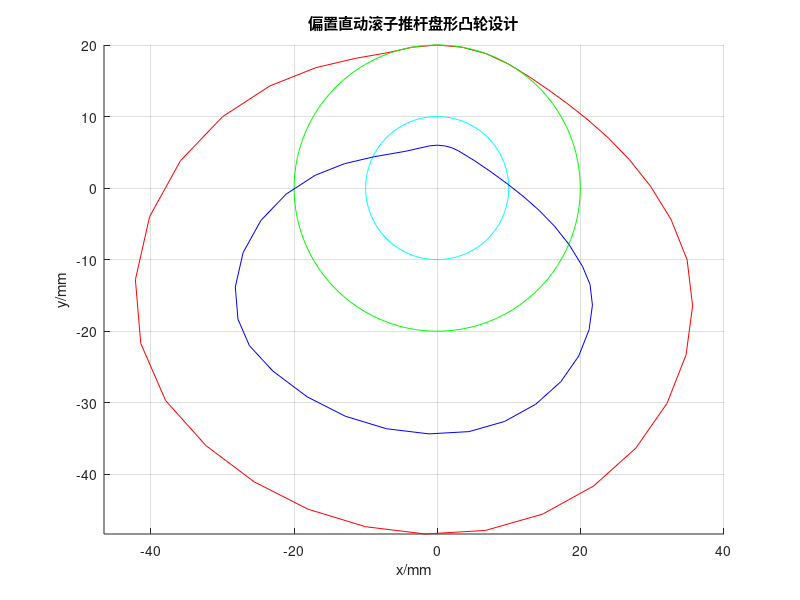
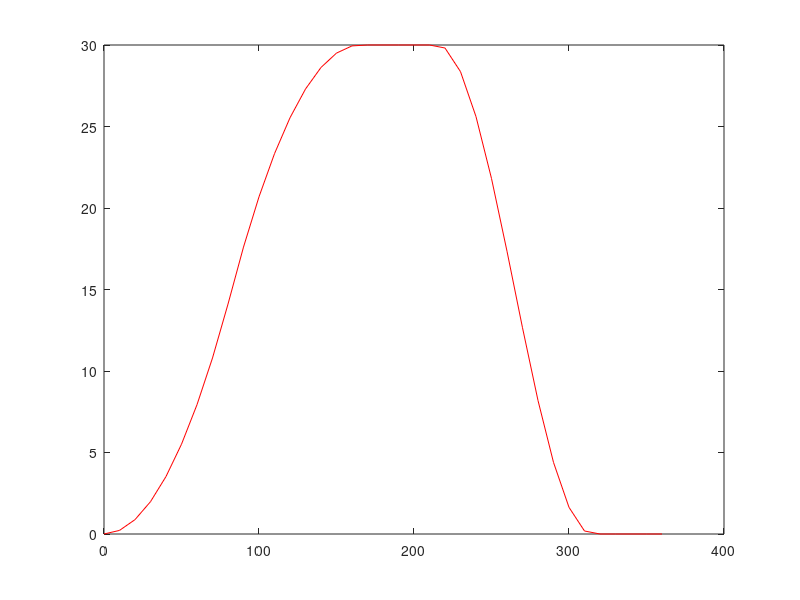

These charts were generated, in order, by the following MATLAB code:
%偏置直动滚子推杆盘形凸轮轮廓曲线设计
%初始基圆半径20mm,滚子半径14mm,推程角165，远休角50，回程运动角100，近休角45.
%推杆推程等加速等减速运动，行程30mm,回程以余弦加速运动返回原处
%逆时针回转，凸轮回转中心偏于推杆左侧
%推程压力角30度，回程压力角75度（设计时，要调整基圆半径，在推程，回程时满足许应的压力角）。
%偏距e与基圆半径的比例为1:2

%start
clc; clear;

rd = 180/pi; %rad -> deg弧度与角度转换系数
dr = pi/180;

%已知参数
r0 = 20; %基圆半径，初始值
rr = 14; %滚子半径
h = 30; %行程
e = 1/2*r0; %偏距
deltar0 = 1; %基圆半径增加值
alpha1allow = 30*dr;
alpha2allow = 75*dr;
rhominallow = 0.3*rr;

delta1 = 165*dr; %转换成弧度
delta2 = 50*dr;
delta3 = 100*dr;
delta4 = 45*dr;

%delta12 表示两部分累加的角度,其他类似
delta12 = delta1 + delta2;
delta13 = delta1 + delta2 + delta3;
delta14 = delta1 + delta2 + delta3 + delta4;

%假定凸轮按照间隔角度转动
deltaDeg = 10; %间隔10度
omega1 = 1; %凸轮转速
deg = [0:deltaDeg:360]; %凸轮转动度数
N = length(deg); %转动1周，计算的点数

% %程序中变量的说明
% rhomin = 1000;deltarhomin = 0; %理论轮廓最小曲率半径及对用的凸轮转角
% alpha1max = 0; deltaalpha1max = 0; % 推程最最大压力角及对用的凸轮转角弧度
% alpha2max = 0; deltaa2pha1max = 0; % 回程最最大压力角及对用的凸轮转角弧度
% %x y xr xr 分别为理论和实际轮廓数据点

%从动件运动规律
while 1
    e = 1/2*r0;
    s0 = sqrt(r0*r0 - e*e);

    rhomin = 1000;deltarhomin = 0;
    alpha1max = 0; deltaalpha1max = 0;
    alpha2max = 0; deltaa2pha1max = 0;

    for n = 1:N
        %推程阶段
        rdeg = deg(n)*dr; %转动角度转化为弧度

        
        if rdeg <= delta1/2
            s(n) = 2*h*(rdeg/delta1)*(rdeg/delta1);
            %在这里，v不表示推杆的速度，而是表示类速度ds/ddelta，要注意。
            v(n) = 4*h*rdeg/delta1/delta1; %旧版本这里有问题
            ds = v(n);
            %计算推程压力角
            alpha1 = atan((abs(ds) - e)/(s(n) + s0));
            %选出推程最大的压力角
            if alpha1 > alpha1max
                alpha1max = alpha1;
                deltaalpha1max = rdeg;
            end  

        elseif (rdeg > delta1/2) && (rdeg <= delta1)
            s(n) = h-2*h/delta1/delta1*(delta1-rdeg)*(delta1-rdeg);
            %在这里，v不表示推杆的速度，而是表示类速度ds/ddelta，要注意。
            v(n) = 4*h*(delta1-rdeg)/delta1/delta1; %旧版本这里有问题
            ds = v(n);
            %计算推程压力角
            alpha1 = atan((abs(ds) - e)/(s(n) + s0));
            %选出推程最大的压力角
            if alpha1 > alpha1max
                alpha1max = alpha1;
                deltaalpha1max = rdeg;
            end  
                  
        %远休角
        elseif rdeg > delta1 && rdeg <= delta12
            s(n) = h; v(n) = 0;
            ds = v(n);
        %回程
        elseif rdeg > delta12 && rdeg <= delta13
            degback = rdeg - delta12;
            s(n) = 0.5*h*(1 + cos(pi*degback/delta3));
            v(n) = -0.5*pi*h*sin(pi*degback/delta3)/(delta3); %旧版本这里有问题
            ds = v(n);
            %计算回程压力角
            alpha2 = atan((abs(ds) + e)/(s(n) + s0));
            if alpha2 > alpha2max
                alpha2max = alpha2;
                deltaalpha2max = rdeg;
            end
        %近休角
        elseif rdeg > delta13 && rdeg <= delta14
            s(n) = 0; v(n) = 0;
            ds = v(n);
        end
    
        rho = 0; %公式
        if rho < rhomin
            rhomin = rho;
            deltarhomin = rdeg;
        end
        %------计算凸轮轮廓曲线------------------------------------------
        %计算理论轮廓曲线
        x(n) = (s0 + s(n))*sin(rdeg) + e*cos(rdeg);
        y(n) = (s0 + s(n))*cos(rdeg) - e*sin(rdeg);
        %对delta的导数
        dx(n) = (ds - e)*sin(rdeg) + (s0 + s(n))*cos(rdeg);
        dy(n) = (ds - e)*cos(rdeg) - (s0 + s(n))*sin(rdeg);
        %计算实际轮廓曲线
        stheta = dx(n)/(sqrt(dx(n)*dx(n) + dy(n)*dy(n)));
        ctheta = -dy(n)/(sqrt(dx(n)*dx(n) + dy(n)*dy(n)));
        %内包络轮廓,用“-”号 %旧版本这里有问题（注释有误）
        xr(n) = x(n) - rr*ctheta;
        yr(n) = y(n) - rr*stheta;

    end %for

    %如果不满足设计参数，可以调整基圆半径的大小
    if alpha1max > alpha1allow || alpha2max > alpha2allow
        r0 = r0 + deltar0;
        continue;
    else
        break;
    end
end %while

%打印相关参数参数，并画出凸轮轮廓图
fprintf('基圆半径\n');
fprintf('%6.4f\n', r0);
fprintf('推程最大压力角，相应凸轮转角\n');
fprintf('%6.4f %6.4f\n',alpha1max*rd,deltaalpha1max*rd);
fprintf('回程最大压力角，相应凸轮转角\n');
fprintf('%6.4f %6.4f\n',alpha2max*rd,deltaalpha2max*rd);

%--------输出理论轮廓数据------------------------------------------------
fprintf('Results: nominal profile points \n');
fprintf('n	    x	     y \n');
for i = 1:N
    fprintf('%d\t %6.4f\t %6.4f \n', i,x(i),y(i));
end

%--------输出实际轮廓数据------------------------------------------------
fprintf('Results: actual profile points \n');
fprintf('n	    x	     y \n');
for i = 1:N
    fprintf('%d\t %6.4f\t %6.4f \n', i,xr(i),yr(i));
end

%-------------画出理论轮廓线-----------------------------------------------
figure(1)
hold on; grid on; axis equal;
title('偏置直动滚子推杆盘形凸轮设计')
xlabel('x/mm');
ylabel('y/mm');
plot(x,y, 'r-');
ct = linspace(0, 2*pi);
plot(r0*cos(ct), r0*sin(ct), 'g-'); %基圆
plot(e*cos(ct), e*sin(ct), 'c-'); %偏置圆
%------------画出实际轮廓线------------------------------------------------

plot(xr,yr, 'b-');
%------------画出运动规律图------------------------------------------------
figure(2)
plot(deg,s,'r-')
%--------------------------------------------------------------------------